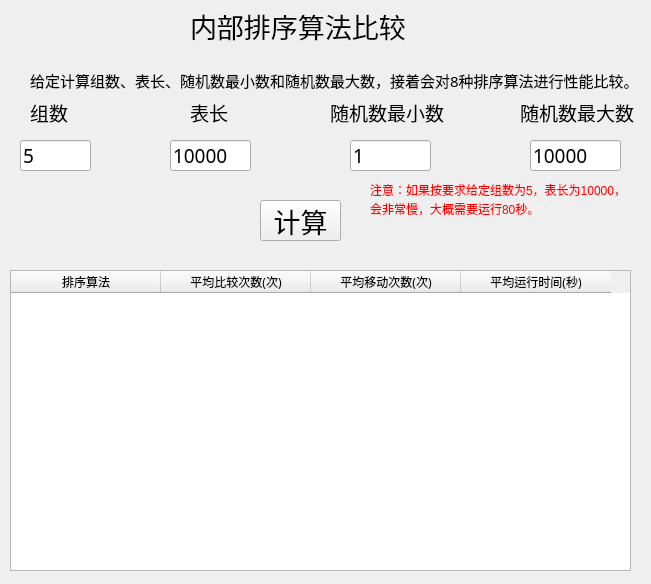
<?xml version="1.0" encoding="UTF-8"?>
<ui version="4.0">
 <class>Form</class>
 <widget class="QWidget" name="Form">
  <property name="geometry">
   <rect>
    <x>0</x>
    <y>0</y>
    <width>651</width>
    <height>584</height>
   </rect>
  </property>
  <property name="windowTitle">
   <string>Form</string>
  </property>
  <widget class="QLabel" name="label">
   <property name="geometry">
    <rect>
     <x>190</x>
     <y>0</y>
     <width>221</width>
     <height>51</height>
    </rect>
   </property>
   <property name="font">
    <font>
     <family>Agency FB</family>
     <pointsize>20</pointsize>
    </font>
   </property>
   <property name="text">
    <string>内部排序算法比较</string>
   </property>
  </widget>
  <widget class="QLabel" name="label_2">
   <property name="geometry">
    <rect>
     <x>30</x>
     <y>60</y>
     <width>601</width>
     <height>41</height>
    </rect>
   </property>
   <property name="font">
    <font>
     <family>Agency FB</family>
     <pointsize>11</pointsize>
    </font>
   </property>
   <property name="text">
    <string>给定计算组数、表长、随机数最小数和随机数最大数，接着会对8种排序算法进行性能比较。</string>
   </property>
  </widget>
  <widget class="QLabel" name="label_3">
   <property name="geometry">
    <rect>
     <x>30</x>
     <y>100</y>
     <width>38</width>
     <height>24</height>
    </rect>
   </property>
   <property name="font">
    <font>
     <family>Agency FB</family>
     <pointsize>14</pointsize>
    </font>
   </property>
   <property name="text">
    <string>组数</string>
   </property>
  </widget>
  <widget class="QLabel" name="label_4">
   <property name="geometry">
    <rect>
     <x>190</x>
     <y>100</y>
     <width>38</width>
     <height>24</height>
    </rect>
   </property>
   <property name="font">
    <font>
     <family>Agency FB</family>
     <pointsize>14</pointsize>
    </font>
   </property>
   <property name="text">
    <string>表长</string>
   </property>
  </widget>
  <widget class="QLabel" name="label_5">
   <property name="geometry">
    <rect>
     <x>330</x>
     <y>100</y>
     <width>114</width>
     <height>24</height>
    </rect>
   </property>
   <property name="font">
    <font>
     <family>Agency FB</family>
     <pointsize>14</pointsize>
    </font>
   </property>
   <property name="text">
    <string>随机数最小数</string>
   </property>
  </widget>
  <widget class="QLabel" name="label_6">
   <property name="geometry">
    <rect>
     <x>520</x>
     <y>100</y>
     <width>114</width>
     <height>24</height>
    </rect>
   </property>
   <property name="font">
    <font>
     <family>Agency FB</family>
     <pointsize>14</pointsize>
    </font>
   </property>
   <property name="text">
    <string>随机数最大数</string>
   </property>
  </widget>
  <widget class="QLineEdit" name="lineEdit">
   <property name="geometry">
    <rect>
     <x>20</x>
     <y>140</y>
     <width>71</width>
     <height>31</height>
    </rect>
   </property>
   <property name="font">
    <font>
     <family>Agency FB</family>
     <pointsize>14</pointsize>
    </font>
   </property>
   <property name="text">
    <string>5</string>
   </property>
   <property name="placeholderText">
    <string/>
   </property>
  </widget>
  <widget class="QLineEdit" name="lineEdit_2">
   <property name="geometry">
    <rect>
     <x>170</x>
     <y>140</y>
     <width>81</width>
     <height>31</height>
    </rect>
   </property>
   <property name="font">
    <font>
     <family>Agency FB</family>
     <pointsize>14</pointsize>
    </font>
   </property>
   <property name="text">
    <string>10000</string>
   </property>
   <property name="placeholderText">
    <string/>
   </property>
  </widget>
  <widget class="QLineEdit" name="lineEdit_3">
   <property name="geometry">
    <rect>
     <x>350</x>
     <y>140</y>
     <width>81</width>
     <height>31</height>
    </rect>
   </property>
   <property name="font">
    <font>
     <family>Agency FB</family>
     <pointsize>14</pointsize>
    </font>
   </property>
   <property name="text">
    <string>1</string>
   </property>
   <property name="placeholderText">
    <string/>
   </property>
  </widget>
  <widget class="QLineEdit" name="lineEdit_4">
   <property name="geometry">
    <rect>
     <x>530</x>
     <y>140</y>
     <width>91</width>
     <height>31</height>
    </rect>
   </property>
   <property name="font">
    <font>
     <family>Agency FB</family>
     <pointsize>14</pointsize>
    </font>
   </property>
   <property name="text">
    <string>10000</string>
   </property>
   <property name="placeholderText">
    <string/>
   </property>
  </widget>
  <widget class="QPushButton" name="pushButton">
   <property name="geometry">
    <rect>
     <x>260</x>
     <y>200</y>
     <width>81</width>
     <height>41</height>
    </rect>
   </property>
   <property name="font">
    <font>
     <family>Agency FB</family>
     <pointsize>20</pointsize>
    </font>
   </property>
   <property name="text">
    <string>计算</string>
   </property>
  </widget>
  <widget class="QTableWidget" name="tableWidget">
   <property name="geometry">
    <rect>
     <x>10</x>
     <y>270</y>
     <width>621</width>
     <height>301</height>
    </rect>
   </property>
   <attribute name="horizontalHeaderDefaultSectionSize">
    <number>150</number>
   </attribute>
   <column>
    <property name="text">
     <string>排序算法</string>
    </property>
    <property name="font">
     <font>
      <family>Agency FB</family>
      <pointsize>9</pointsize>
     </font>
    </property>
   </column>
   <column>
    <property name="text">
     <string>平均比较次数(次)</string>
    </property>
    <property name="font">
     <font>
      <family>Agency FB</family>
      <pointsize>9</pointsize>
     </font>
    </property>
   </column>
   <column>
    <property name="text">
     <string>平均移动次数(次)</string>
    </property>
    <property name="font">
     <font>
      <family>Agency FB</family>
      <pointsize>9</pointsize>
     </font>
    </property>
   </column>
   <column>
    <property name="text">
     <string>平均运行时间(秒)</string>
    </property>
    <property name="font">
     <font>
      <family>Agency FB</family>
      <pointsize>9</pointsize>
     </font>
    </property>
   </column>
  </widget>
  <widget class="QLabel" name="label_7">
   <property name="geometry">
    <rect>
     <x>370</x>
     <y>180</y>
     <width>251</width>
     <height>21</height>
    </rect>
   </property>
   <property name="text">
    <string>&lt;html&gt;&lt;head/&gt;&lt;body&gt;&lt;p&gt;&lt;span style=&quot; color:#ff0000;&quot;&gt;注意：如果按要求给定组数为5，表长为10000，&lt;/span&gt;&lt;/p&gt;&lt;/body&gt;&lt;/html&gt;</string>
   </property>
   <property name="scaledContents">
    <bool>false</bool>
   </property>
  </widget>
  <widget class="QLabel" name="label_8">
   <property name="geometry">
    <rect>
     <x>370</x>
     <y>200</y>
     <width>171</width>
     <height>16</height>
    </rect>
   </property>
   <property name="text">
    <string>&lt;html&gt;&lt;head/&gt;&lt;body&gt;&lt;p&gt;&lt;span style=&quot; color:#ff0000;&quot;&gt;会非常慢，大概需要运行80秒。&lt;/span&gt;&lt;/p&gt;&lt;/body&gt;&lt;/html&gt;</string>
   </property>
  </widget>
 </widget>
 <resources/>
 <connections/>
</ui>
